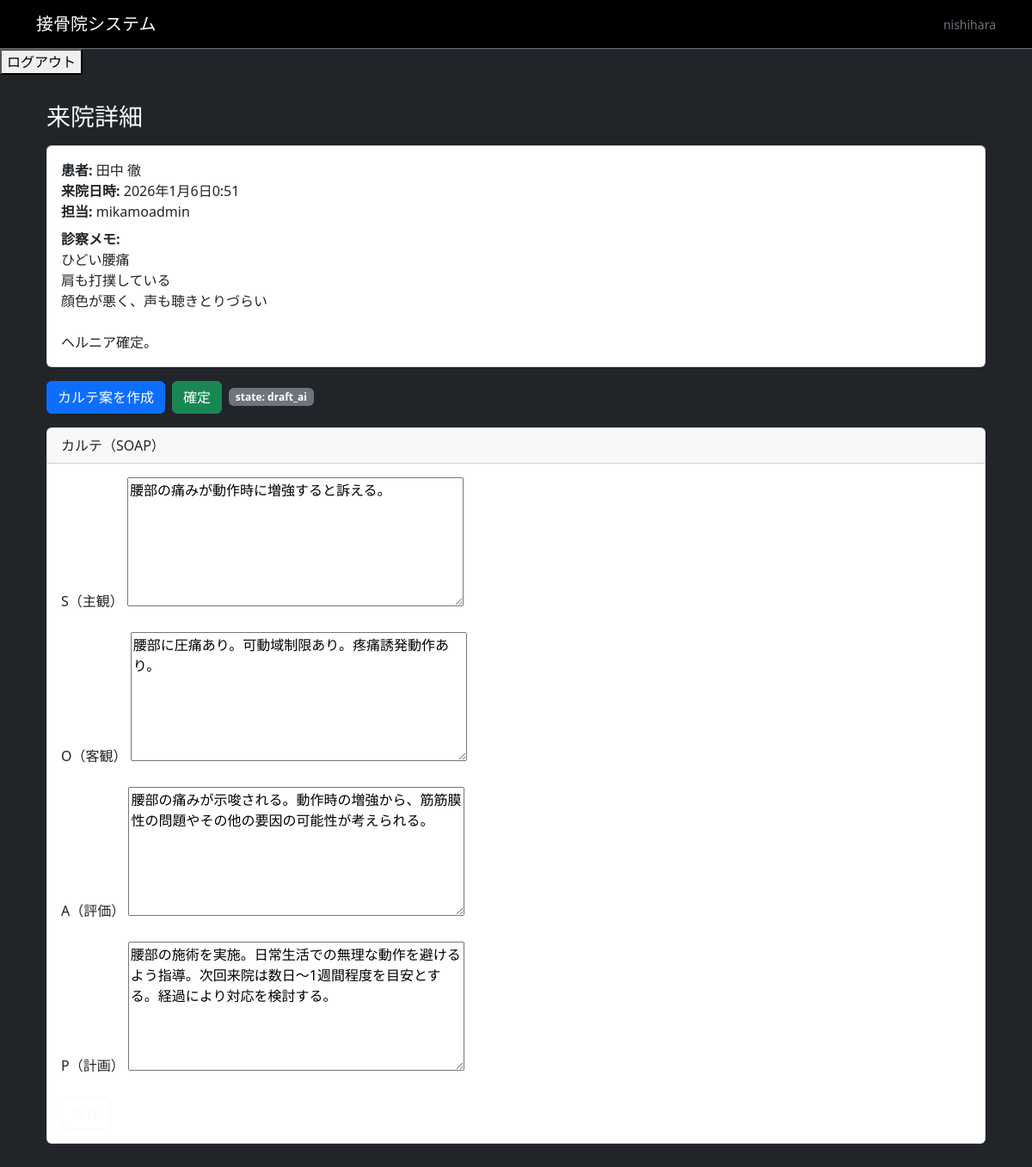
Page /visits/2/ (signed in) on the committed database.
### apps/accounts/models.py (models this page shows)
class User(AbstractUser):
    class Role(models.TextChoices):
        ADMIN = "admin", "管理者"
        RECEPTION = "reception", "受付"
        PRACTITIONER = "practitioner", "施術者"
        PATIENT = "patient", "患者"
    clinic = models.ForeignKey(
        "clinics.Clinic",
        on_delete=models.CASCADE,
        null=True,
        blank=True,
        related_name="users",
    )
    role = models.CharField(
        max_length=20,
        choices=Role.choices,
        default=Role.PRACTITIONER,
    )

### apps/visits/models.py (models this page shows, shortened)
class Visit(models.Model):
    class Status(models.TextChoices):
        IN_PROGRESS = "in_progress", "進行中"
        DONE = "done", "完了"
    clinic = models.ForeignKey(
        "clinics.Clinic",
        on_delete=models.CASCADE,
        related_name="visits",
    )
    patient = models.ForeignKey(
        "patients.Patient",
        on_delete=models.CASCADE,
        related_name="visits",
    )
    appointment = models.ForeignKey(
        "appointments.Appointment",
        on_delete=models.SET_NULL,
        null=True,
        blank=True,
        related_name="visits",
    )
    intake = models.ForeignKey(
        "intakes.Intake",
        on_delete=models.SET_NULL,
        null=True,
        blank=True,
        related_name="visits",
    )
    visited_at = models.DateTimeField()
    practitioner = models.ForeignKey(
        settings.AUTH_USER_MODEL,
        on_delete=models.SET_NULL,
        null=True,
        blank=True,
        related_name="visits_as_practitioner",
        help_text="施術者（担当）",
    )
    status = models.CharField(
        max_length=20,
        choices=Status.choices,
        default=Status.IN_PROGRESS,
    )
    pain_scale_before = models.PositiveSmallIntegerField(
        null=True,
        blank=True,
        help_text="施術前PS（0-10）",
    )
    pain_scale_after = models.PositiveSmallIntegerField(
        null=True,
        blank=True,
        help_text="施術後PS（0-10）",
    )
    next_visit_suggestion = models.CharField(
        max_length=100,
        blank=True,
        help_text="次回来院の目安（例：2〜3日後）",
    )
    memo = models.TextField(blank=True)
    created_at = models.DateTimeField(auto_now_add=True)
    updated_at = models.DateTimeField(auto_now=True)
    class Meta:
        ordering = ["-visited_at", "-created_at"]
        indexes = [
            models.Index(fields=["clinic", "visited_at"]),
            models.Index(fields=["clinic", "status"]),
            models.Index(fields=["clinic", "patient"]),
        ]

### apps/patients/models.py (models this page shows, shortened)
class Patient(models.Model):
    user = models.OneToOneField(
        settings.AUTH_USER_MODEL,
        on_delete=models.CASCADE,
        null=True,
        blank=True,
        related_name="patient_profile",
    )
    clinic = models.ForeignKey(
        "clinics.Clinic",
        on_delete=models.CASCADE,
        related_name="patients",
    )
    card_no = models.CharField(
        max_length=20,
        unique=True,
        editable=False,
    )
    last_name = models.CharField(max_length=50)
    first_name = models.CharField(max_length=50)
    last_name_kana = models.CharField(max_length=50)
    first_name_kana = models.CharField(max_length=50)
    birth_date = models.DateField()
    phone = models.CharField(max_length=20)
    address = models.CharField(max_length=255, blank=True)
    created_at = models.DateTimeField(auto_now_add=True)
    def __str__(self):
        return f"{self.last_name} {self.first_name}"

### apps/charts/models.py (models this page shows, shortened)
class ChartNote(models.Model):
    class State(models.TextChoices):
        DRAFT_AI = "draft_ai", "AI下書き"
        EDITED = "edited", "編集済み"
        FINALIZED = "finalized", "確定"
    clinic = models.ForeignKey(
        "clinics.Clinic",
        on_delete=models.CASCADE,
        related_name="chart_notes",
    )
    visit = models.ForeignKey(
        "visits.Visit",
        on_delete=models.CASCADE,
        related_name="chart_notes",
    )
    version = models.PositiveIntegerField(default=1)
    state = models.CharField(
        max_length=20,
        choices=State.choices,
        default=State.DRAFT_AI,
    )
    subjective_text = models.TextField(blank=True)  # S
    objective_text = models.TextField(blank=True)   # O
    assessment_text = models.TextField(blank=True)  # A
    plan_text = models.TextField(blank=True)        # P
    precautions = models.TextField(blank=True)
    created_by = models.ForeignKey(
        settings.AUTH_USER_MODEL,
        on_delete=models.SET_NULL,
        null=True,
        blank=True,
        related_name="created_chart_notes",
        help_text="作成者（AIの場合は空でもOK）",
    )
    created_at = models.DateTimeField(auto_now_add=True)
    class Meta:
        ordering = ["-created_at"]
        indexes = [
            models.Index(fields=["clinic", "created_at"]),
            models.Index(fields=["clinic", "visit"]),
        ]
        constraints = [
            models.UniqueConstraint(
                fields=["visit", "version"],
                name="unique_chartnote_version_per_visit",
            )
        ]

### apps/visits/views.py (the view)
# urls.py: path("<int:pk>/", views.visit_detail, name="detail"),
@login_required
def visit_detail(request, pk: int):
    visit = get_object_or_404(Visit, pk=pk)
    note = _get_or_create_note(visit)
    form = ChartNoteForm(instance=note)
    ctx = {
        "visit": visit,
        "note": note,
        "form": form,
    }
    return render(request, "visits/visit_detail.html", ctx)

### apps/charts/forms.py
class ChartNoteForm(forms.ModelForm):
    class Meta:
        model = ChartNote
        fields = ["subjective_text", "objective_text", "assessment_text", "plan_text"]
        widgets = {
            "subjective_text": forms.Textarea(attrs={"rows": 6}),
            "objective_text": forms.Textarea(attrs={"rows": 6}),
            "assessment_text": forms.Textarea(attrs={"rows": 6}),
            "plan_text": forms.Textarea(attrs={"rows": 6}),
        }

### apps/visits/views.py (called while the page is built, shortened)
def _get_or_create_note(visit) -> ChartNote:
    note = ChartNote.objects.filter(visit=visit).order_by("-version").first()
    return note

### templates/visits/visit_detail.html (shortened to what this page needs)
{% extends "base.html" %}
{% load static %}
{% block content %}
<div class="container py-3">
  <h3 class="mb-3">来院詳細</h3>
  <div class="card mb-3">
    <div class="card-body">
      <div><strong>患者:</strong> {{ visit.patient }}</div>
      <div><strong>来院日時:</strong> {{ visit.visited_at }}</div>
      <div><strong>担当:</strong> {{ visit.practitioner }}</div>
      <div class="mt-2"><strong>診察メモ:</strong><br>{{ visit.memo|linebreaksbr }}</div>
    </div>
  </div>
  <div class="d-flex gap-2 mb-3">
    <form method="post" action="{% url 'visits:ai_draft' visit.pk %}">
      <button class="btn btn-primary" type="submit">カルテ案を作成</button>
    </form>
    <form method="post" action="{% url 'visits:note_finalize' visit.pk %}">
      <button class="btn btn-success" type="submit">確定</button>
    </form>
    <span class="badge bg-secondary align-self-center">
      state: {{ note.state }}
    </span>
  </div>
  <div class="card">
    <div class="card-header">
      カルテ（SOAP）
    </div>
    <div class="card-body">
      <form method="post" action="{% url 'visits:note_save' visit.pk %}">
        <div class="mb-3">
          <label class="form-label">S（主観）</label>
          {{ form.subjective_text }}
        </div>
        <div class="mb-3">
          <label class="form-label">O（客観）</label>
          {{ form.objective_text }}
        </div>
        <div class="mb-3">
          <label class="form-label">A（評価）</label>
          {{ form.assessment_text }}
        </div>
        <div class="mb-3">
          <label class="form-label">P（計画）</label>
          {{ form.plan_text }}
        </div>
        <button class="btn btn-outline-light" type="submit">保存</button>
      </form>
    </div>
  </div>
</div>
{% endblock %}

### templates/base.html (shortened to what this page needs)
<!doctype html>
<html lang="ja">
<head>
  <link href="https://cdn.jsdelivr.net/npm/bootstrap@5.3.3/dist/css/bootstrap.min.css" rel="stylesheet">
</head>
<body class="bg-dark text-light">
  <nav class="navbar navbar-dark bg-black border-bottom border-secondary">
    <div class="container">
      <a class="navbar-brand" href="/visits/">接骨院システム</a>
      <div class="text-secondary small">
        {% if user.is_authenticated %}{{ user.username }}{% endif %}
      </div>
    </div>
  </nav>
  <form action="{% url 'staff:logout' %}" method="post" style="display:inline;">
  <button type="submit">ログアウト</button>
  </form>
  <main class="container py-3">
    {% block content %}{% endblock %}
  </main>
</body>
</html>

### rows in the picture
User: username "nishihara"
Visit: patient "田中 徹", visited_at "2026年1月6日0:51", practitioner "mikamoadmin", memo "ひどい腰痛 肩も打撲している 顔色が悪く、声も聴きとりづらい ヘルニア確定。"
ChartNote: state "draft_ai", subjective_text "腰部の痛みが動作時に増強すると訴える。", objective_text "腰部に圧痛あり。可動域制限あり。疼痛誘発動作あり。", assessment_text "腰部の痛みが示唆される。動作時の増強から、筋筋膜性の問題やその他の要因の可能性が考えられる。", plan_text "腰部の施術を実施。日常生活での無理な動作を避けるよう指導。次回来院は数日〜1週間程度を目安とする。経過により対応を検討する。"
